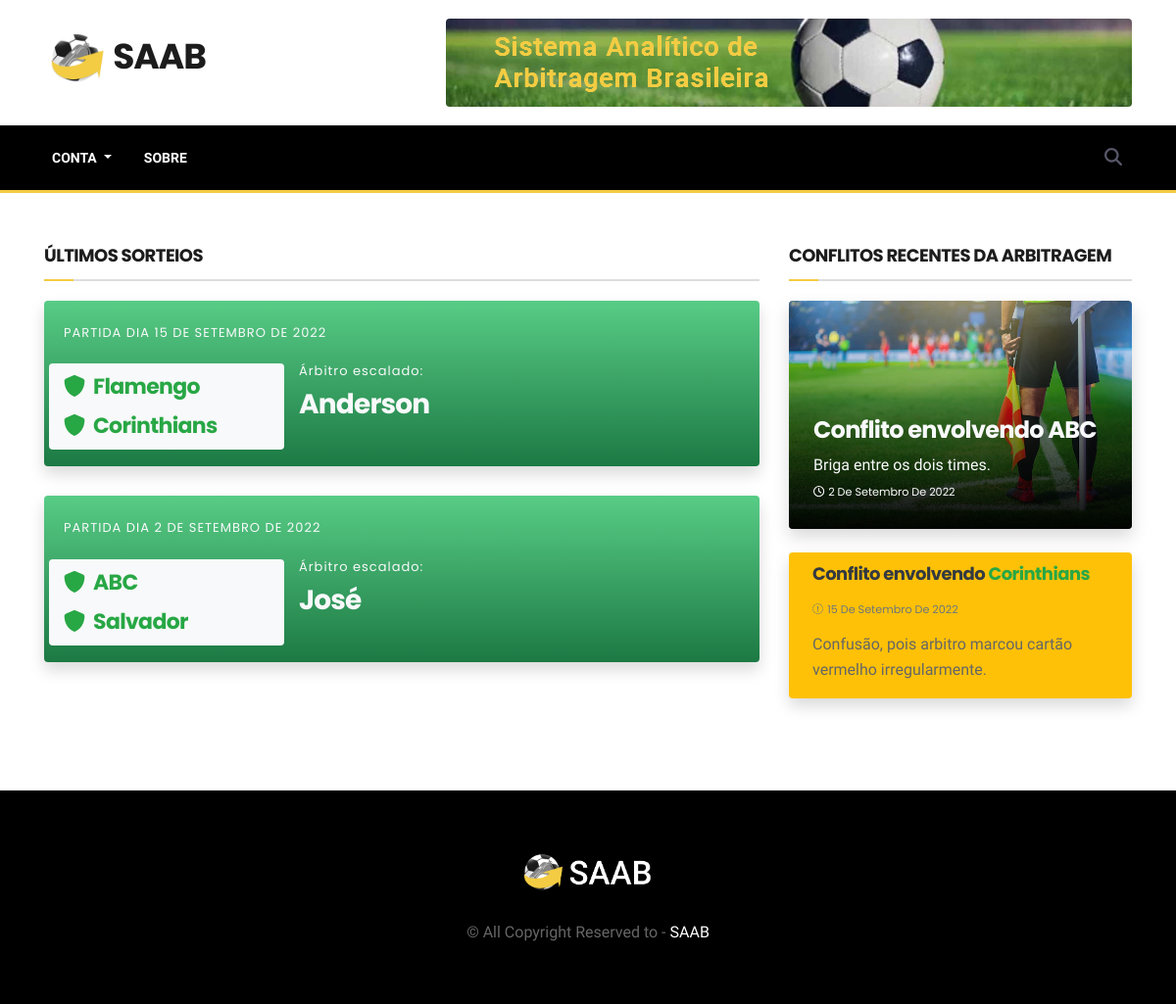
The page / on the database its author committed.
### privado/models.py (models this page shows, shortened)
class Partida(models.Model):
    codigo = models.AutoField(primary_key=True)
    nome = models.CharField(max_length=100)
    usuario = models.ForeignKey(Usuario, on_delete=models.CASCADE)
    arbitro = models.ForeignKey(Arbitro, on_delete=models.CASCADE)
    visitante  = models.ForeignKey(Time, on_delete=models.CASCADE, related_name='visitante')
    local  = models.ForeignKey(Time, on_delete=models.CASCADE, related_name='local')
    data = models.DateField()

class Time(models.Model):
    codigo = models.AutoField(primary_key=True)
    nome = models.CharField(max_length=100)
    cidade = models.ForeignKey(Cidade, on_delete=models.CASCADE)
    def __str__(self):
        return (self.nome)

class Arbitro(models.Model):
    codigo = models.AutoField(primary_key=True)
    datanasc = models.DateField()
    cidade = models.ForeignKey(Cidade, on_delete=models.CASCADE)
    nome = models.CharField(max_length=100)
    formafisica = models.BooleanField()
    def __str__(self):
        return (self.nome)

class Conflito(models.Model):
    codigo = models.AutoField(primary_key=True)
    partida = models.ForeignKey(Partida, on_delete=models.CASCADE)
    time = models.ForeignKey(Time, on_delete=models.CASCADE)
    descricao = models.TextField(max_length=260)
    errotecnico = models.BooleanField()

### SisArbitros/views.py (the view)
# urls.py: path('', index, name="url_index"),
def index(request):
    part = Partida.objects.all()
    conf = Conflito.objects.all().order_by('-codigo')[:10]
    conf1 = conf[:1]
    conf = conf[1:10]
    patr_ordenados = part.order_by('-data')[:30]
    parametros = {"partidas": patr_ordenados, "conflitos": conf, "conflito1": conf1}
    return render(request, "index.html", parametros)

### SisArbitros/templates/index.html (shortened to what this page needs)
{% load static %}
<!DOCTYPE html>
<html lang="pt-br">
<head>
    <link rel="stylesheet" href="{% static '/plugins/bootstrap/css/bootstrap.min.css' %}">
    <link rel="stylesheet" href="{% static '/plugins/font-awesome/css/font-awesome.min.css' %}">
    <link rel="stylesheet" href="{% static '/css/style.css' %}">
</head>
<body>
<header class="header-navigation d-none d-lg-block">
    <div class="container">
        <div class="row align-items-center">
            <div class="col-xs-12 col-sm-3 col-md-3">
                <div class="logo">
                    <a href="{% url 'url_index' %}">
                        <h1><img src="{% static '/img/SAAB-logo2.0.png' %}" alt="" class="w-25 d-inline"> SAAB</h1>
                    </a>
                </div>
            </div>
            <div class="col-xs-12 col-sm-9 col-md-9">
                <div class="top-ad-banner float-right">
                    <a href="#">
                        <img src="{% static '/img/saab-ad.png' %}" class="img-fluid rounded" alt="banner-ads">
                    </a>
                </div>
            </div>
        </div>
    </div>
</header>
<div class="main-navbar clearfix bg-dark ">
    <div class="container">
        <div class="row">
            <div class="col-lg-12">
                <nav class="navbar navbar-expand-lg site-main-nav navigation">
                    <div class="collapse navbar-collapse" id="navbarSupportedContent">
                        <ul class="navbar-nav mr-auto">
                            <li class="nav-item dropdown">
                                <a class="nav-link dropdown-toggle" href="#" role="button" data-toggle="dropdown" aria-haspopup="true" aria-expanded="false">
                                  Conta
                                </a>
                            </li>
                             <li class="nav-item">
                                <a class="nav-link" href="{% url 'url_sobre' %}">Sobre</a>
                            </li>
                        </ul>
                        <div class="nav-search ml-auto d-none d-lg-block">
                            <span id="search">
                                <i class="fa fa-search"></i>
                            </span>
                        </div>
                    </div>
                </nav>
            </div>
        </div>
    </div>
</div>
<div class="py-30"></div>
<section class="block-wrapper">
	<div class="container">
		<div class="row">
			<div class="col-lg-8 col-md-12 col-sm-12 col-xs-12">
				<div class="news-style-one">
                    <h3 class="news-title">
                        <span>últimos sorteios</span>
                    </h3>
                    {% if partidas %}
                    {% for i in partidas %}
                        <div class="post-navigation rounded w-100 shadow">
                            <div class="item">
                                <div class="post-block-wrapper clearfix mb-1">
                                    <div class="post-content container">
                                        <h6 class="text-uppercase text-light mb-3">Partida dia {{ i.data }}</h6>
                                        <div class="row">
                                            <div class="col-lg-4 w-50 mt-2 bg-light rounded">
                                                <h2 class="post-title text-success mt-2"><i class="fa fa-shield" aria-hidden="true"></i>&nbsp;&nbsp;{{ i.local }}</h2>
                                                <h2 class="post-title text-success mt-2"><i class="fa fa-shield" aria-hidden="true"></i>&nbsp;&nbsp;{{ i.visitante }}</h2>
                                            </div>
                                            <div class="col-lg-6 w-50">
                                                <h6 class="mt-2 text-light">Árbitro escalado:</h6>
                                                <h2 class="mt-2 text-light">{{ i.arbitro }}</h2>
                                            </div>
                                        </div>
                                    </div>
                                </div>
                            </div>
                        </div>
                    {% endfor %}
                    {% endif %}
                </div>
            </div>
            <div class="col-lg-4 col-md-6 col-sm-12 col-xs-12">
                <div class="sidebar">
                    <div class="mb-4">
                        <h3 class="news-title">
                            <span>Conflitos recentes da arbitragem</span>
                        </h3>
                        {% if conflitos %}
                        {% for i in conflito1 %}
                        <div class="post-overlay-wrapper shadow">
                            <div class="post-thumbnail">
                                <img class="img-fluid" src="{% static '/img/arbitro.webp' %}" alt="post-thumbnail"/>
                            </div>
                            <div class="post-content">
                                <h2 class="post-title">
                                    <h3 class="text-light"">Conflito envolvendo {{ i.time }} </h3>
                                </h2>
                            <p class="text-light mb-0">{{ i.descricao }}</p>
                            <div class="post-meta white">
                            <span class="posted-time"><small><i class="fa-regular fa-clock mr-1"></i>{{ i.partida.data }}</small></span>
                        </div>
                        {% endfor %}
                        {% endif %}
                    </div>
                </div>
            </div>
            {% for i in conflitos %}
            <div class="post-block-wrapper post-float pl-4 mb-4 bg-warning rounded shadow">
                <div class="post-content">
                    <h2 class="post-title title-sm">
                        <h4 class="text-dark">Conflito envolvendo <span class="text-success">{{ i.time }}</span></h4>
                    </h2>
                    <div class="post-meta">
                        <span class="posted-time text-secondary"><small><i class="fa fa-clock-o mr-1"></i>{{ i.partida.data }}</small></span>
                    </div>
                    <p class="mb-3">{{ i.descricao }}</p>
                </div>
            </div>
            {% endfor %}
        </div>
    </div>
</section>
<footer class="footer footer-main ">
    <div class="container">
        <div class="row justify-content-center">
            <div class="col-md-8 col-sm-12 col-lg-6 text-center">
                <a href="index.html"><img src="{% static '/img/saab-logo-letras.png' %}" alt="" class="img-fluid w-25"></a>
                <div class="copyright-text text-center">
                    <p class="mb-0 mt-4">© All Copyright Reserved to - <a href="https://themefisher.com/" target="_blank">SAAB</a></p>
                </div>
            </div>
        </div>
    </div>
</footer>
</body>
</html>

### privado/static/css/style.css (style rules this page uses)
body, p { font-family: "Libre Franklin", sans-serif; line-height: 26px; font-size: 16px; text-rendering: optimizeLegibility; color: #666; font-weight: 400; }
h1, .h1, h2, .h2, h3, .h3, h4, .h4, h5, .h5, h6, .h6 { color: #1c1c1c; font-weight: 700; font-family: "Poppins", sans-serif; letter-spacing: -0.03em; }
h1, .h1 { font-size: 36px; line-height: 48px; }
h2, .h2 { font-size: 28px; line-height: 36px; }
h3, .h3 { font-size: 24px; }
h4, .h4 { font-size: 18px; line-height: 28px; }
body { background: #fff; color: #575769; }
html, body { height: 100%; }
a { color: #dc3545; }
a:link, a:visited { text-decoration: none; }
.mb-0 { margin-bottom: 0; }
.py-30 { clear: both; height: 30px; }
ol, ul { margin-bottom: 20px; }
.news-title { font-size: 18px; line-height: 28px; line-height: 100%; text-transform: uppercase; margin: 0 0 20px; padding-bottom: 10px; border-bottom: 2px solid #ddd; }
.news-title span { line-height: 28px; padding-bottom: 14px; position: relative; }
.news-title span:after { content: ""; position: absolute; width: 30px; height: 2px; background: #F3CC43; left: 0px; bottom: 0px; }
.navigation { padding: 10px 0; }
.header-navigation { padding: 0px 0; background: #fff; }
.logo { padding: 28px 0; }
.navbar-collapse { padding-left: 0; }
.navbar-nav .nav-item .nav-link { padding-right: 25px; display: inline-block; font-size: 14px; font-weight: 700; text-transform: uppercase; color: #fff; margin: 0; position: relative; transition: 350ms; }
.main-navbar { position: relative; border-bottom: 3px solid #F3CC43; }
.nav-search span { display: inline-block; cursor: pointer; padding: 10px; font-size: 18px; }
.bg-dark { background: #000 !important; }
.post-title { font-size: 22px; line-height: 32px; }
.post-title.title-sm { font-weight: 600; font-size: 18px; line-height: 24px; }
.post-meta { text-transform: capitalize; font-size: 14px; }
.post-meta span { font-family: "Poppins", sans-serif; margin-right: 8px; display: inline-block; color: #999; }
.post-meta.white span { color: #fff; }
.post-overlay-wrapper { position: relative; }
.post-overlay-wrapper:before { content: " "; position: absolute; display: block; width: 100%; height: 100%; z-index: 1; bottom: 0; left: 0; border-radius: 4px; background: linear-gradient(to bottom, rgba(0, 0, 0, 0) 20%, rgba(0, 0, 0, 0.95) 100%); }
.post-overlay-wrapper .post-thumbnail { position: relative; }
.post-overlay-wrapper .post-thumbnail img { display: block; width: 100%; height: auto; transition: all 0.3s ease-out; }
.post-overlay-wrapper .post-content { position: absolute; bottom: 0; padding: 25px; width: 100%; z-index: 9; }
.post-overlay-wrapper .post-title a, .post-overlay-wrapper .posted-time { color: #fff; }
.post-block-wrapper { position: relative; }
.post-block-wrapper .post-content { padding: 0; }
.post-block-wrapper .post-content .post-meta { margin: 3px 0 10px 0px; }
.post-block-wrapper.post-float { display: flex; }
.post-block-wrapper.post-float .post-title { margin-top: 0; }
.post-block-wrapper.post-float .post-content { z-index: 0; flex: 1; }
.block-wrapper { padding: 20px 0px 70px 0px; }
.post-thumbnail img { border-radius: 4px; }
.post-navigation { display: inline-block; padding: 25px 20px 5px 20px; background: linear-gradient(to bottom, #58cc86, #1c7943); border-radius: 2px; margin-bottom: 30px; }
.post-navigation h6 { font-weight: 400; font-size: 13px; letter-spacing: 1px; }
.footer { background: #000; }
.footer-main { padding: 60px 0px; }
.copyright-text p a { color: #fff; }
a { transition: all 0.35s ease; }

### rows shown on the page
Partida: data "15 DE SETEMBRO DE 2022", local "Flamengo", visitante "Corinthians", arbitro "Anderson"
Partida: data "2 DE SETEMBRO DE 2022", local "ABC", visitante "Salvador", arbitro "José"
Conflito: time "ABC", descricao "Briga entre os dois times.", partida.data "2 De Setembro De 2022"
Conflito: time "Corinthians", partida.data "15 De Setembro De 2022", descricao "Confusão, pois arbitro marcou cartão vermelho irregularmente."
